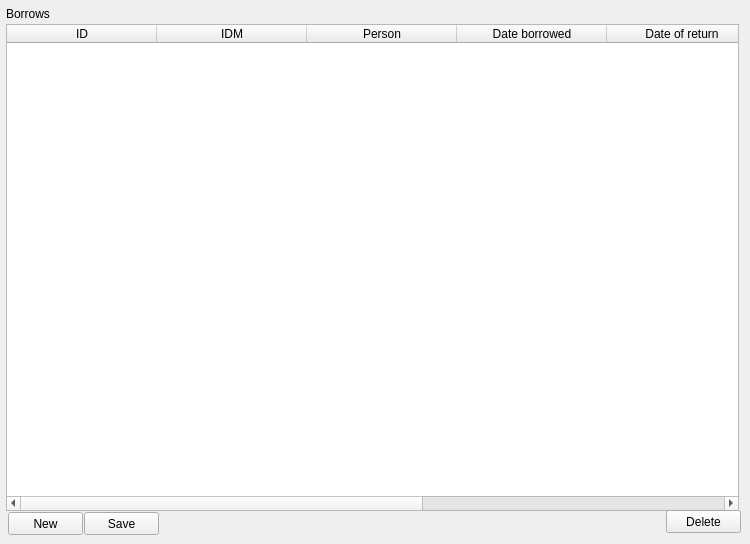
    <widget class="QWidget" name="TAB_BIBLIO">
     <attribute name="title">
      <string>Librarian</string>
     </attribute>
     <widget class="QLabel" name="label_29">
      <property name="geometry">
       <rect>
        <x>6</x>
        <y>6</y>
        <width>79</width>
        <height>16</height>
       </rect>
      </property>
      <property name="text">
       <string>Borrows</string>
      </property>
     </widget>
     <widget class="QTableWidget" name="tableWidget_BIBLIO_WypoIN">
      <property name="geometry">
       <rect>
        <x>6</x>
        <y>24</y>
        <width>733</width>
        <height>487</height>
       </rect>
      </property>
      <property name="sizePolicy">
       <sizepolicy hsizetype="Fixed" vsizetype="Fixed">
        <horstretch>0</horstretch>
        <verstretch>0</verstretch>
       </sizepolicy>
      </property>
      <property name="editTriggers">
       <set>QAbstractItemView::DoubleClicked|QAbstractItemView::EditKeyPressed</set>
      </property>
      <property name="showDropIndicator" stdset="0">
       <bool>false</bool>
      </property>
      <property name="dragDropOverwriteMode">
       <bool>false</bool>
      </property>
      <property name="alternatingRowColors">
       <bool>true</bool>
      </property>
      <property name="selectionBehavior">
       <enum>QAbstractItemView::SelectRows</enum>
      </property>
      <attribute name="horizontalHeaderDefaultSectionSize">
       <number>150</number>
      </attribute>
      <column>
       <property name="text">
        <string>ID</string>
       </property>
      </column>
      <column>
       <property name="text">
        <string>IDM</string>
       </property>
      </column>
      <column>
       <property name="text">
        <string>Person</string>
       </property>
      </column>
      <column>
       <property name="text">
        <string>Date borrowed</string>
       </property>
      </column>
      <column>
       <property name="text">
        <string>Date of return</string>
       </property>
      </column>
      <column>
       <property name="text">
        <string>Condition before borrowing</string>
       </property>
      </column>
      <column>
       <property name="text">
        <string>Condition after return</string>
       </property>
      </column>
     </widget>
     <widget class="QPushButton" name="pushButton_BIBLIO_Nowy">
      <property name="geometry">
       <rect>
        <x>8</x>
        <y>512</y>
        <width>75</width>
        <height>23</height>
       </rect>
      </property>
      <property name="text">
       <string>New</string>
      </property>
     </widget>
     <widget class="QPushButton" name="pushButton_BIBLIO_USUN">
      <property name="geometry">
       <rect>
        <x>666</x>
        <y>510</y>
        <width>75</width>
        <height>23</height>
       </rect>
      </property>
      <property name="text">
       <string>Delete</string>
      </property>
     </widget>
     <widget class="QPushButton" name="pushButton_B_SAVE">
      <property name="geometry">
       <rect>
        <x>84</x>
        <y>512</y>
        <width>75</width>
        <height>23</height>
       </rect>
      </property>
      <property name="text">
       <string>Save</string>
      </property>
     </widget>
    </widget>
